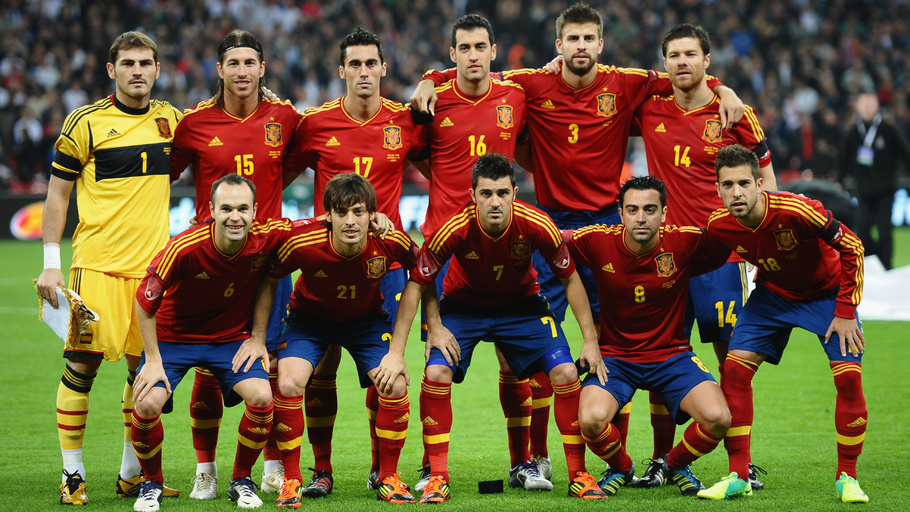
#> input picture 57323.jpg, 910 x 512 px
$ python faceDetectionTest.py   (Python 2 division)   (older library calls are emulated)
#> lines starting #> are read from the running program, lines starting #| are printed output that depends on the picture; after the words box and inside, x2 and y2 are one past the last pixel; in counts of white or black regions, pixels touching at a corner belong together
import cv2
import matplotlib.pyplot as plt

imagePath = "57323.jpg" #"Screen Shot 2017-07-04 at 11.08.11 AM.png"
cascadePath = "haarcascade_frontalface_default.xml"

#initializing the cascade provided above
faceCascade = cv2.CascadeClassifier(cascadePath)

image = cv2.imread(imagePath) #read the image using cv2
#> image is the input picture: shape (512, 910, 3); mean B, G, R 55.3, 87, 106.4
gray = cv2.cvtColor(image, cv2.COLOR_BGR2GRAY) #convert to grayscale because of operations in cv that are done in gray scale
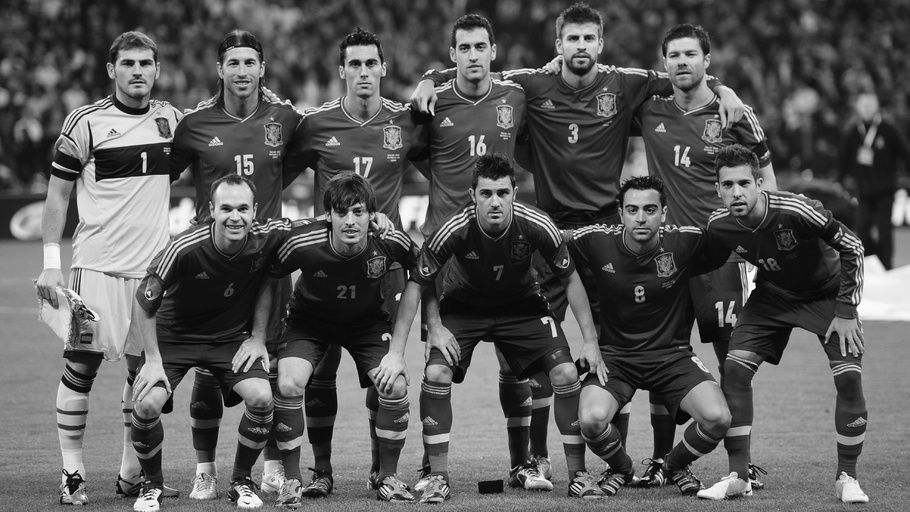
#> gray: shape (512, 910); min 0, max 255, mean 89.2

faces = faceCascade.detectMultiScale(
    gray,
    scaleFactor = 1.2,
    minNeighbors = 5,
    minSize = (30,30)
    #flags = cv2.cv.CV_HAAR_SCALE_IMAGE
)
#> faces = [[556, 18, 52, 52], [658, 35, 51, 51], [110, 43, 54, 54], [217, 44, 51, 51], [711, 165, 52, 52], [615, 189, 53, 53], [447, 28, 52, 52], [336, 43, 55, 55], [469, 174, 54, 54], [209, 188, 54, 54], [324, 192, 53, 53]]

print "Found {0} faces!".format(len(faces))
#| Found 11 faces!

#draw a rectangle around the faces
for(x, y, w, h) in faces:
    cv2.rectangle(image, (x, y), (x+w, y+h), (0, 255, 0), 2)
#> this loop made 11 passes
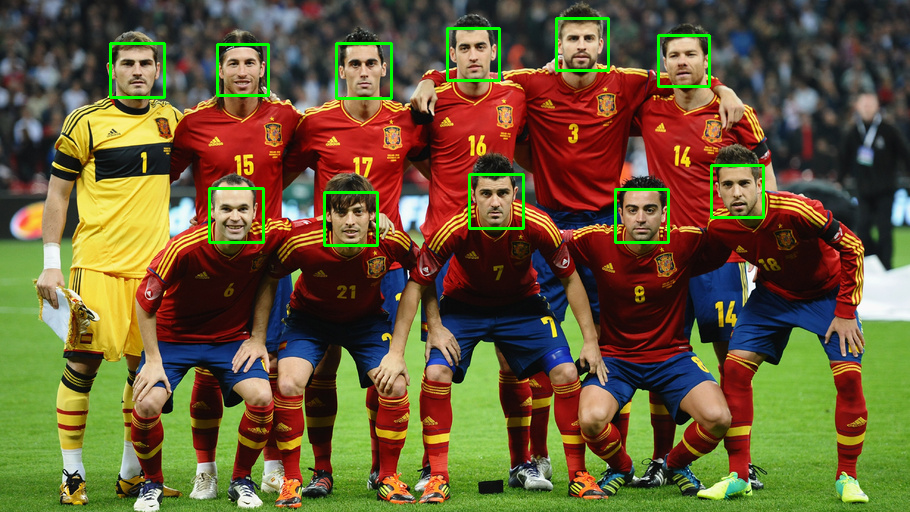
#> image: shape (512, 910, 3); 1.49% of pixels changed, all inside (x1, y1, x2, y2) = (109, 17, 765, 247)

#cv2.imshow("faces found!", image)
#cv2.waitKey(0)
